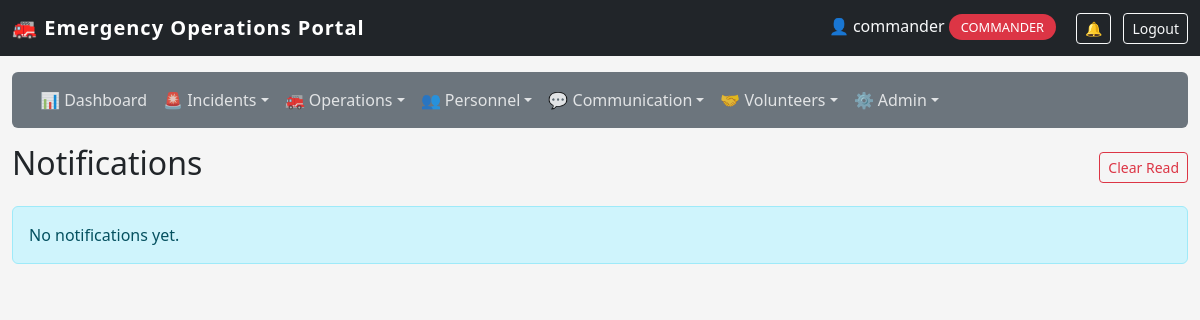
The app's page /staff/notifications (signed in), older data.
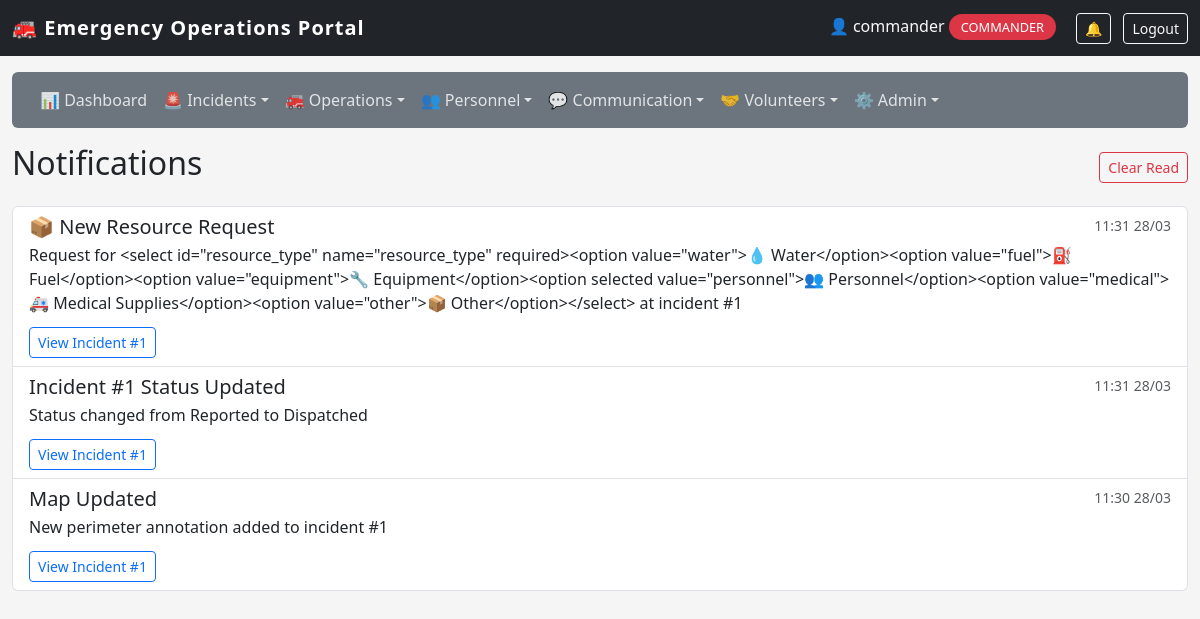
The same page, newer data.
### app/models/notification.py (models this page shows, shortened)
class Notification(db.Model):
    id = db.Column(db.Integer, primary_key=True)
    user_id = db.Column(db.Integer, db.ForeignKey('user_model.id'), nullable=False)
    title = db.Column(db.String(100), nullable=False)
    message = db.Column(db.Text, nullable=False)
    incident_id = db.Column(db.Integer, db.ForeignKey('incident.id'), nullable=True)
    is_read = db.Column(db.Boolean, default=False)
    created_at = db.Column(db.DateTime, default=datetime.datetime.utcnow)
    user = db.relationship('UserModel', foreign_keys=[user_id])
    incident = db.relationship('Incident', foreign_keys=[incident_id])

### app/models/incident.py (models this page shows)
class Incident(db.Model):
    id = db.Column(db.Integer, primary_key=True)
    title = db.Column(db.String(100), nullable=False)
    location = db.Column(db.String(200), nullable=False)
    incident_type = db.Column(db.String(50), nullable=False)
    description = db.Column(db.Text)
    status = db.Column(db.String(20), default='Reported')
    reported_by = db.Column(db.Integer, db.ForeignKey('user_model.id'))
    reported_at = db.Column(db.DateTime, default=datetime.datetime.utcnow)
    assigned_vehicle_id = db.Column(db.Integer, db.ForeignKey('vehicle.id'), nullable=True)
    latitude = db.Column(db.Float, nullable=True)
    longitude = db.Column(db.Float, nullable=True)
    dispatched_at = db.Column(db.DateTime, nullable=True)
    on_scene_at = db.Column(db.DateTime, nullable=True)
    closed_at = db.Column(db.DateTime, nullable=True)
    last_updated = db.Column(db.DateTime, default=datetime.datetime.utcnow, onupdate=datetime.datetime.utcnow)
    updated_by = db.Column(db.Integer, db.ForeignKey('user_model.id'), nullable=True)
    assigned_vehicle = db.relationship('Vehicle', foreign_keys=[assigned_vehicle_id])
    reporter = db.relationship('UserModel', foreign_keys=[reported_by], backref='reported_incidents')
    updater = db.relationship('UserModel', foreign_keys=[updated_by], backref='updated_incidents')
    wind_direction = db.Column(db.Integer, nullable=True)  # degrees (0-360)
    wind_speed = db.Column(db.Float, nullable=True)  # km/h

### app/routes/notifications.py (the view)
@notifications_bp.route('/staff/notifications')
@login_required
def view_notifications():
    notifications = Notification.query.filter_by(
        user_id=session.get('user_id')
    ).order_by(Notification.created_at.desc()).all()
    for n in notifications:
        n.is_read = True
    db.session.commit()
    return render_template('staff/notifications/list.html', notifications=notifications)

### app/utils.py (called while the page is built)
def login_required(f):
    @wraps(f)
    def decorated_function(*args, **kwargs):
        if not session.get('logged_in'):
            flash('Please login to access the staff portal.', 'warning')
            return redirect(url_for('auth.staff_login'))
        return f(*args, **kwargs)
    return decorated_function

### app/templates/staff/notifications/list.html
{% extends "staff/base.html" %}
{% block content %}
<div class="d-flex justify-content-between align-items-center mb-3"><h2>Notifications</h2><form method="POST" action="{{ url_for('notifications.clear_notifications') }}"><button type="submit" class="btn btn-outline-danger btn-sm">Clear Read</button></form></div>
{% if notifications %}<div class="list-group">{% for notification in notifications %}<div class="list-group-item list-group-item-action {% if not notification.is_read %}list-group-item-primary{% endif %}"><div class="d-flex w-100 justify-content-between"><h5 class="mb-1">{{ notification.title }}</h5><small class="text-muted">{{ notification.created_at.strftime('%H:%M %d/%m') }}</small></div><p class="mb-1">{{ notification.message }}</p>{% if notification.incident %}<a href="{{ url_for('incidents.detail', incident_id=notification.incident.id) }}" class="btn btn-sm btn-outline-primary mt-2">View Incident #{{ notification.incident.id }}</a>{% endif %}</div>{% endfor %}</div>{% else %}<div class="alert alert-info">No notifications yet.</div>{% endif %}
{% endblock %}

### app/templates/staff/base.html (shortened to what this page needs)
<!DOCTYPE html>
<html lang="en">
<head>
    <link href="https://cdn.jsdelivr.net/npm/bootstrap@5.3.0/dist/css/bootstrap.min.css" rel="stylesheet">
</head>
<body>
    <nav class="navbar navbar-dark bg-dark">
        <div class="container-fluid">
            <a class="navbar-brand" href="{{ url_for('dashboard.staff_dashboard') }}">
                🚒 Emergency Operations Portal
            </a>
            <div>
                {% if session.logged_in %}
                    <span class="text-light me-3">
                        👤 {{ session.user_name }}
                        <span class="role-badge">{{ session.user_role }}</span>
                    </span>
                    <a href="{{ url_for('notifications.view_notifications') }}" class="btn btn-outline-light btn-sm position-relative me-2">
                        🔔
                    </a>
                    <a href="{{ url_for('auth.staff_logout') }}" class="btn btn-outline-light btn-sm">Logout</a>
                {% endif %}
            </div>
        </div>
    </nav>
    <div class="container-fluid mt-3">
        {% if session.logged_in and session.user_role in ['dispatcher', 'commander', 'firefighter'] %}
        <div class="row mb-3">
            <div class="col">
                <nav class="navbar navbar-expand-lg navbar-dark bg-secondary rounded p-2">
                    <div class="container-fluid">
                        <div class="collapse navbar-collapse" id="staffNavbar">
                            <ul class="navbar-nav me-auto">
                                <li class="nav-item">
                                    <a class="nav-link" href="{{ url_for('dashboard.dynamic_dashboard') }}">📊 Dashboard</a>
                                </li>
                                <li class="nav-item dropdown">
                                    <a class="nav-link dropdown-toggle" href="#" role="button" data-bs-toggle="dropdown">🚨 Incidents</a>
                                </li>
                                {% if session.user_role in ['dispatcher', 'commander'] %}
                                <li class="nav-item dropdown">
                                    <a class="nav-link dropdown-toggle" href="#" role="button" data-bs-toggle="dropdown">🚒 Operations</a>
                                </li>
                                {% endif %}
                                {% if session.user_role in ['dispatcher', 'commander'] %}
                                <li class="nav-item dropdown">
                                    <a class="nav-link dropdown-toggle" href="#" role="button" data-bs-toggle="dropdown">👥 Personnel</a>
                                </li>
                                {% endif %}
                                <li class="nav-item dropdown">
                                    <a class="nav-link dropdown-toggle" href="#" role="button" data-bs-toggle="dropdown">💬 Communication</a>
                                </li>
                                {% if session.user_role in ['commander', 'dispatcher'] %}
                                <li class="nav-item dropdown">
                                    <a class="nav-link dropdown-toggle" href="#" role="button" data-bs-toggle="dropdown">🤝 Volunteers</a>
                                </li>
                                {% endif %}
                                {% if session.user_role == 'commander' %}
                                <li class="nav-item dropdown">
                                    <a class="nav-link dropdown-toggle" href="#" role="button" data-bs-toggle="dropdown">⚙️ Admin</a>
                                </li>
                                {% endif %}
                            </ul>
                        </div>
                    </div>
                </nav>
            </div>
        </div>
        {% endif %}
        <div class="row">
            <div class="col">
                {% block content %}{% endblock %}
            </div>
        </div>
    </div>
</body>
</html>

### app/templates/staff/base.html (style rules this page uses)
body { background: #f5f5f5; }
.navbar-brand { font-weight: bold; letter-spacing: 1px; }
.role-badge { background: #dc3545; color: white; padding: 4px 12px; border-radius: 20px; font-size: 0.8rem; text-transform: uppercase; }
.navbar-nav .nav-link { color: rgba(255,255,255,0.8); }

Row changes from the older to the newer data that the page shows:
added Notification: title "📦 New Resource Request", created_at "11:31 28/03", message "Request for <select id=\"resource_type\" name=\"resource_type\" required><option value=\"water\">💧 Water</option><option value=\"fuel\">⛽ Fuel</option><option value=\"equipment\">🔧 Equipment</option><option selected value=\"personnel\">👥 Personnel</option><option value=\"medical\">🚑 Medical Supplies</option><option value=\"other\">📦 Other</option></select> at incident #1", incident.id "1"
added Notification: title "Incident #1 Status Updated", created_at "11:31 28/03", message "Status changed from Reported to Dispatched", incident.id "1"
added Notification: title "Map Updated", created_at "11:30 28/03", message "New perimeter annotation added to incident #1", incident.id "1"
Text that changed along with them:
text no longer shown: "No notifications yet."
